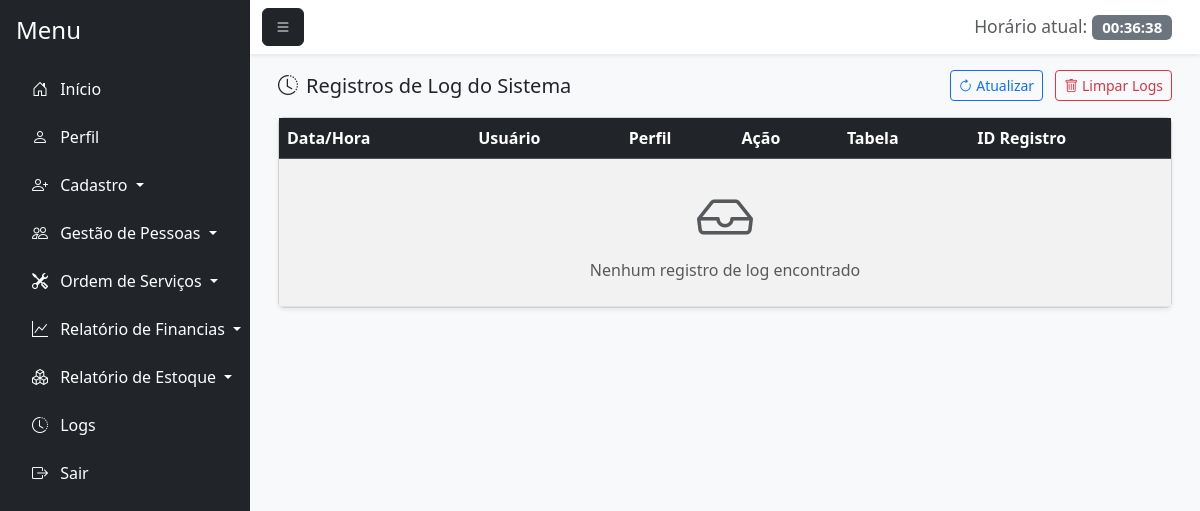
The app's page /logs.php (signed in), older data.
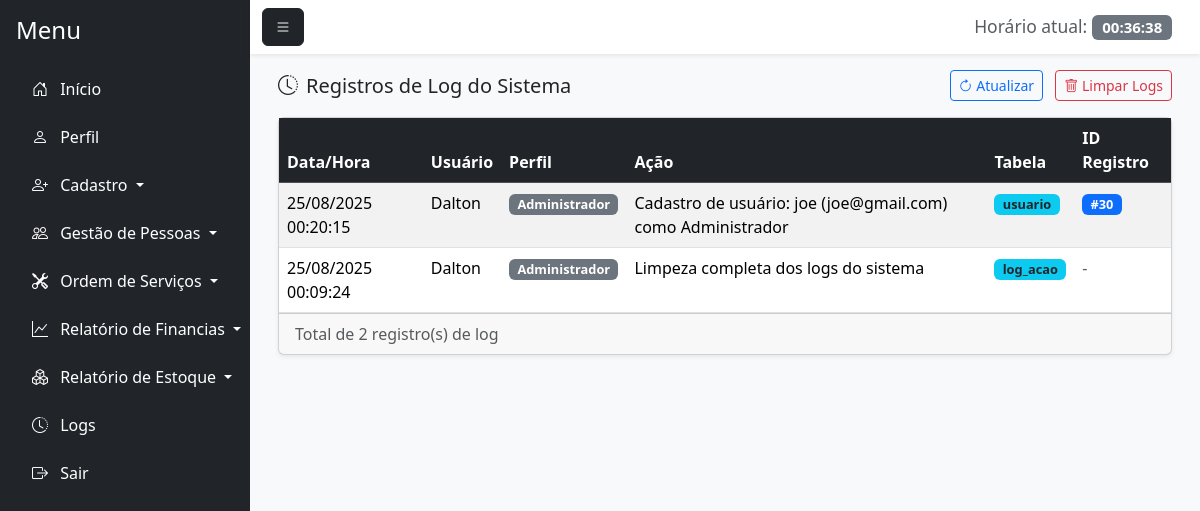
The same page, newer data.
### tables this page shows
CREATE TABLE `log_acao` (
  `id_log` int(11) NOT NULL,
  `id_usuario` int(11) NOT NULL,
  `id_perfil` int(11) NOT NULL,
  `acao` varchar(255) NOT NULL,
  `tabela_afetada` varchar(100) NOT NULL,
  `id_registro` int(11) DEFAULT NULL,
  `data_hora` timestamp NOT NULL DEFAULT current_timestamp()
);

CREATE TABLE `usuario` (
  `id_usuario` int(11) NOT NULL,
  `nome_usuario` varchar(100) NOT NULL,
  `senha` varchar(255) NOT NULL,
  `email` varchar(100) NOT NULL,
  `senha_temporaria` tinyint(1) DEFAULT 0,
  `id_perfil` int(11) NOT NULL
);

CREATE TABLE `perfil` (
  `id_perfil` int(11) NOT NULL,
  `nome_perfil` varchar(100) NOT NULL
);

### logs.php (the view, shortened to what the changed rows need)
<?php
require_once 'conexao.php';
$sql = "SELECT l.*, u.nome_usuario, p.nome_perfil
        FROM log_acao l
        JOIN usuario u ON l.id_usuario = u.id_usuario
        JOIN perfil p ON l.id_perfil = p.id_perfil
        ORDER BY l.data_hora DESC";
$stmt = $pdo->query($sql);
$logs = $stmt->fetchAll(PDO::FETCH_ASSOC);
?>
<!DOCTYPE html>
<html lang="pt-BR">
<head>
    <link href="https://cdn.jsdelivr.net/npm/bootstrap@5.3.7/dist/css/bootstrap.min.css" rel="stylesheet">
    <link href="https://cdn.jsdelivr.net/npm/bootstrap-icons@1.11.1/font/bootstrap-icons.css" rel="stylesheet">
</head>
<body>
<div class="d-flex vh-100 bg-light">
    <div class="flex-grow-1 d-flex flex-column">
        <div class="flex-grow-1 p-3" style="overflow-y: auto;">
            <div class="container-fluid">
                <div class="card shadow-sm">
                    <div class="card-body p-0">
                        <div class="table-responsive">
                            <table class="table table-striped table-hover mb-0">
                                <thead class="table-dark sticky-top">
                                    <tr>
                                        <th>Data/Hora</th>
                                        <th>Usuário</th>
                                        <th>Perfil</th>
                                        <th>Ação</th>
                                        <th>Tabela</th>
                                        <th>ID Registro</th>
                                    </tr>
                                </thead>
                                <tbody>
                                    <?php if (!empty($logs)): ?>
                                        <?php foreach ($logs as $log): ?>
                                            <tr>
                                                <td><?= date('d/m/Y H:i:s', strtotime($log['data_hora'])) ?></td>
                                                <td><?= htmlspecialchars($log['nome_usuario']) ?></td>
                                                <td>
                                                    <span class="badge bg-secondary badge-log">
                                                        <?= htmlspecialchars($log['nome_perfil']) ?>
                                                    </span>
                                                </td>
                                                <td><?= htmlspecialchars($log['acao']) ?></td>
                                                <td>
                                                    <span class="badge bg-info text-dark badge-log">
                                                        <?= htmlspecialchars($log['tabela_afetada']) ?>
                                                    </span>
                                                </td>
                                                <td>
                                                    <?php if ($log['id_registro']): ?>
                                                        <span class="badge bg-primary badge-log">
                                                            #<?= htmlspecialchars($log['id_registro']) ?>
                                                        </span>
                                                    <?php else: ?>
                                                        <span class="text-muted">-</span>
                                                    <?php endif; ?>
                                                </td>
                                            </tr>
                                        <?php endforeach; ?>
                                    <?php else: ?>
                                        <tr>
                                            <td colspan="6" class="text-center text-muted py-4">
                                                <i class="bi bi-inbox display-4 d-block mb-2"></i>
                                                Nenhum registro de log encontrado
                                            </td>
                                        </tr>
                                    <?php endif; ?>
                                </tbody>
                            </table>
                        </div>
                    </div>
                    <?php if (!empty($logs)): ?>
                    <div class="card-footer py-2">
                        <div class="d-flex justify-content-between align-items-center">
                            <div>
                                <span class="text-muted">
                                    Total de <?= count($logs) ?> registro(s) de log
                                </span>
                            </div>
                        </div>
                    </div>
                    <?php endif; ?>
                </div>
            </div>
        </div>
    </div>
</div>
</body>
</html>

Row changes from the older to the newer data that the page shows:
added log_acao: data_hora "25/08/2025 00:20:15", id_usuario.nome_usuario "Dalton", id_perfil.nome_perfil "Administrador", acao "Cadastro de usuário: joe (joe@gmail.com) como Administrador", tabela_afetada "usuario", id_registro "30"
added log_acao: data_hora "25/08/2025 00:09:24", id_usuario.nome_usuario "Dalton", id_perfil.nome_perfil "Administrador", acao "Limpeza completa dos logs do sistema", tabela_afetada "log_acao"
Text that changed along with them:
count($logs): (not shown) → "2"
text no longer shown: "Nenhum registro de log encontrado"
text now shown: "Total de registro(s) de log"
